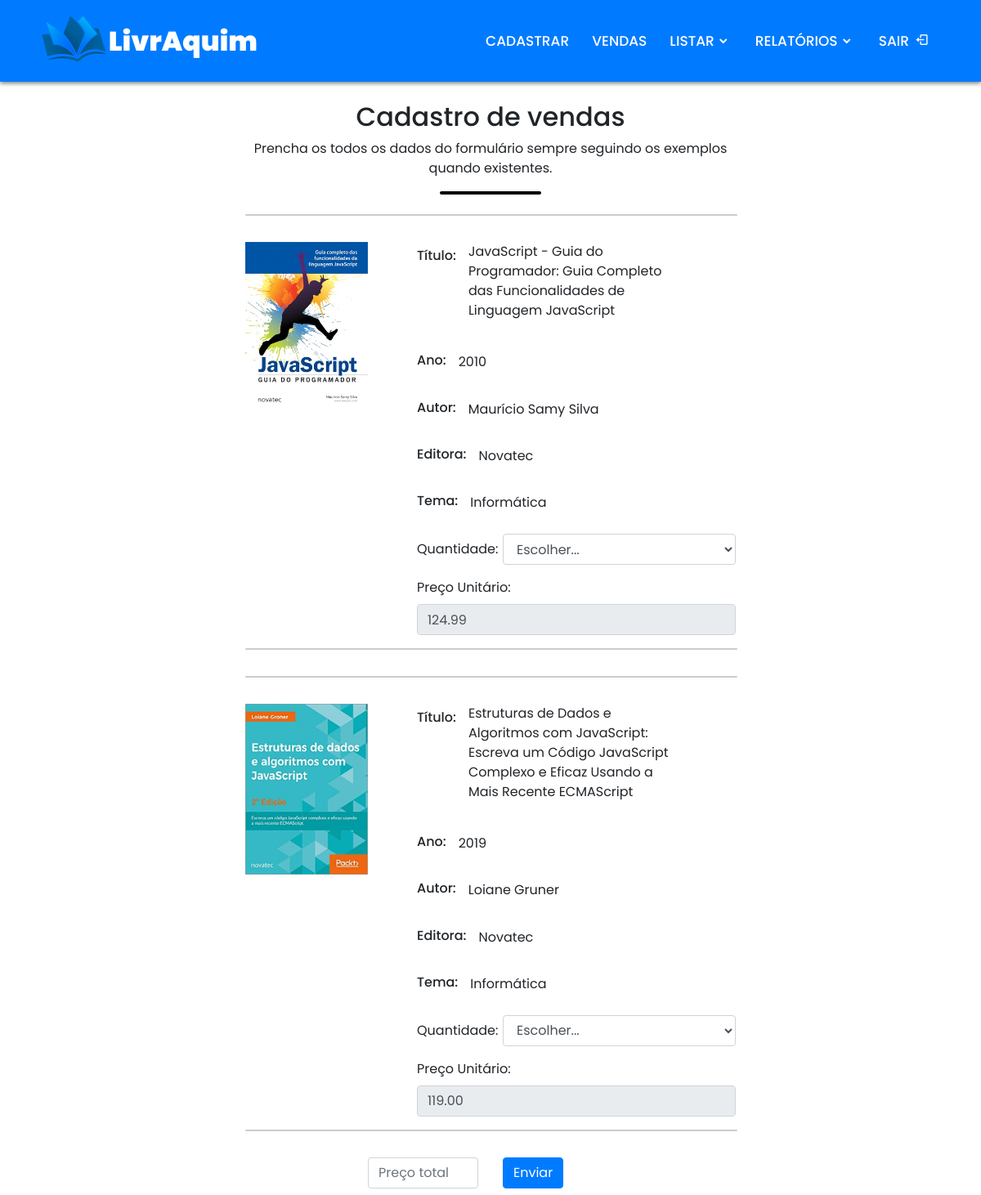
Page /view/form_venda.php (signed in) on the committed database.
### tables this page shows
CREATE TABLE livro(
id_livro INTEGER NOT NULL PRIMARY KEY AUTO_INCREMENT,
isbn VARCHAR(255),
titulo VARCHAR(255),
ano INTEGER,
quantidade INTEGER,
precovenda DECIMAL(10,2),
precocompra DECIMAL(10,2),
foto VARCHAR(255),
id_editora INTEGER,
id_tema INTEGER,
id_autor INTEGER,
FOREIGN KEY(id_editora) REFERENCES editora(id_editora),
FOREIGN KEY(id_tema) REFERENCES tema(id_tema),
FOREIGN KEY(id_autor) REFERENCES autor(id_autor));

CREATE TABLE autor(
id_autor INTEGER NOT NULL PRIMARY KEY AUTO_INCREMENT,
nome VARCHAR(255));

CREATE TABLE editora(
id_editora INTEGER NOT NULL PRIMARY KEY AUTO_INCREMENT,
nome VARCHAR(255),
cnpj VARCHAR(255),
telefone VARCHAR(255));

CREATE TABLE tema(
id_tema INTEGER NOT NULL PRIMARY KEY AUTO_INCREMENT,
tema VARCHAR(255));

### banco/Banco.php (called while the page is built, shortened)
<?php
class Banco extends PDO{
    public $conex;
    public function __construct(){
			$this->conex = new PDO('mysql:host=localhost;dbname=livraria',"root","",array(PDO::MYSQL_ATTR_INIT_COMMAND => "SET NAMES utf8"));
    }
    public function consultar($sql){
		$resultado=$this->conex->query($sql);
		$num_linhas=$resultado->rowCount();
		if($num_linhas==1){
			return $resultado->fetch(PDO::FETCH_ASSOC);
		}
		elseif($num_linhas>1){
			return $resultado;
		}
		else{
			return false;
		}
	}
}
?>

### controle/venda.php (called while the page is built, shortened)
<?php
require_once ("classes/Venda.php");
    function mostrarProdutos(){
        $objeto = new Venda();
        $objeto->livrosVenda();
    }
?>

### controle/classes/Venda.php (the view, shortened to what this page needs)
<?php
  require_once('../banco/Banco.php');
  class Venda{
    public $banco;
    public function __construct(){
      $this->banco = new Banco();
    }
    public function livrosVenda(){
      $sql = "SELECT livro.*, editora.nome AS editora,tema.tema,autor.nome FROM livro,editora,tema,autor WHERE
              livro.id_editora = editora.id_editora AND
              livro.id_autor = autor.id_autor AND
              livro.id_tema = tema.id_tema AND
              quantidade>0";
      $resultado = $this->banco->consultar($sql);
      while($linha = $resultado->fetch(PDO::FETCH_ASSOC)){
        echo" <hr class='linha2'>
              <div class='row venda'>
                <div class='col-sm-4 mb-5'>
                  <img class='img-fluid' src='$linha[foto]' width='150' height='200px'>
                </div>
                <div class='col-sm-8'>
                  <div class='row m-0 mb-3'>
                    <label class='col-form-label'><h6>Título:</h6></label>
                    <div class='col-sm-9'>
                      <p>$linha[titulo]</p>
                    </div>
                  </div>
                  <div class='row m-0 mb-3'>
                    <label class='col-form-label'><h6>Ano:</h6></label>
                    <div class='col-sm-9'>
                      <input type='text' readonly class='form-control-plaintext' value='$linha[ano]'>
                    </div>
                  </div>
                  <div class='row m-0 mb-3'>
                    <label class='col-form-label'><h6>Autor:</h6></label>
                    <div class='col-sm-9'>
                      <input type='text' readonly class='form-control-plaintext' value='$linha[nome]'>
                    </div>
                  </div>
                  <div class='row m-0 mb-3'>
                    <label class='col-form-label'><h6>Editora:</h6></label>
                    <div class='col-sm-9'>
                      <input type='text' readonly class='form-control-plaintext' value='$linha[editora]'>
                    </div>
                  </div>
                  <div class='row m-0 mb-3'>
                    <label class='col-form-label'><h6>Tema:</h6></label>
                    <div class='col-sm-9'>
                      <input type='text' readonly class='form-control-plaintext' value='$linha[tema]'>
                    </div>
                  </div>
                  <div class='row mb-3'>
                    <div class='col-sm-3'>
                      <label class='col-form-label'>Quantidade:</label>
                    </div>
                    <div class='col-sm-9'>
                      <select name='$linha[id_livro]' id='quantidade$linha[id_livro]' onChange='update($linha[id_livro])' class='form-control'>";
                        for($i=0;$i<=$linha['quantidade'];$i++){
                          if($i==0)
                            echo "<option selected value=$i>Escolher...</option>";
                          else
                            echo "<option value=$i>$i</option>";
                        }
                      echo"</select>
                    </div>
                  </div>
                  <div class='form-group'>
                    <label class=''>Preço Unitário:</label>
                    <input type='text' disabled='' id='precovenda$linha[id_livro]' value='$linha[precovenda]' class='form-control'>
                  </div>
                  <span id='mostratotalitem$linha[id_livro]' style='display:none;' >
                    <div class='form-group'>
                      <label class=''>Subtotal:</label>
                      <input type='text' disabled='' id='precototalitem$linha[id_livro]' value='' class='form-control'>
                    </div>
                  </span>
                </div>
            </div>
            <hr class='linha2'>";
        }
    }
  }
?>

### css/cabecalho.css (style rules this page uses)
* { margin: 0; padding: 0; box-sizing: border-box; font-family: 'Poppins', sans-serif; }

### css/global.css (style rules this page uses)
.linha2 { width: 100%; margin: 0 auto; border: 1px solid rgba(0, 0, 0, 0.2); border-radius: 10px; margin-bottom: 2em; }

### rows in the picture
livro: foto (picture), titulo "JavaScript - Guia do Programador: Guia Completo das Funcionalidades de Linguagem JavaScript", ano "2010", id_autor.nome "Maurício Samy Silva", id_editora.nome "Novatec", id_tema.tema "Informática", id_livro "Escolher...", precovenda "124.99"
livro: foto (picture), titulo "Estruturas de Dados e Algoritmos com JavaScript: Escreva um Código JavaScript Complexo e Eficaz Usando a Mais Recente ECMAScript", ano "2019", id_autor.nome "Loiane Gruner", id_editora.nome "Novatec", id_tema.tema "Informática", id_livro "Escolher...", precovenda "119.00"
